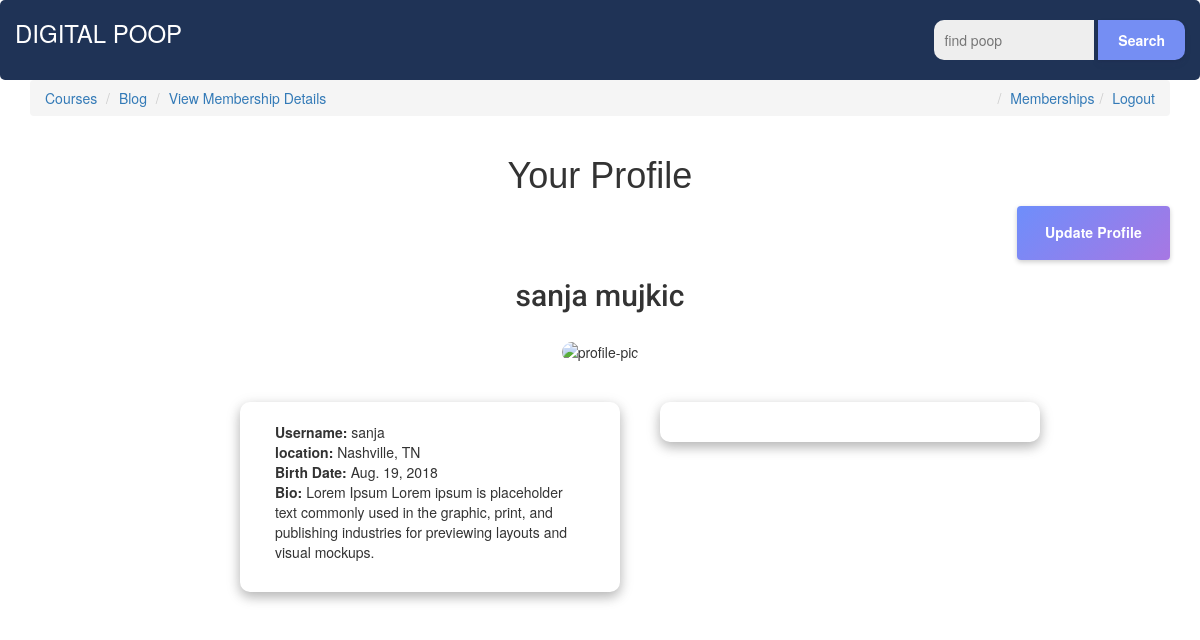
/memberships/my_membership/ (signed in), run on the app's committed database.
### memberships/models.py (models this page shows, shortened)
class UserMembership(models.Model):
	user = models.OneToOneField(User, on_delete=models.CASCADE)
	stripe_customer_id = models.CharField(max_length=40)
	membership = models.ForeignKey(Membership, on_delete=models.SET_NULL, null=True)
	bio = models.TextField(max_length=500, blank=True)
	location = models.CharField(max_length=30, blank=True)
	birth_date = models.DateField(null=True, blank=True)
	avatar = models.ImageField(upload_to='media_root', blank=True)

### memberships/views.py (the view)
# urls.py: path('my_membership/', my_membership_view, name='my_membership'),
def my_membership_view(request):
	user_membership = get_user_membership(request)
	user_subscription = get_user_subscription(request)
	context = {
		'user_membership': user_membership,
		'user_subscription': user_subscription
	}
	return render(request, "memberships/my_membership.html", context)

### memberships/views.py (called while the page is built)
def get_user_membership(request):
    user_membership_qs = UserMembership.objects.filter(user=request.user)
    if user_membership_qs.exists():
        return user_membership_qs.first()
    return None

def get_user_subscription(request):
    user_subscription_qs = Subscription.objects.filter(
        user_membership=get_user_membership(request))  # FK on Subscription
    if user_subscription_qs.exists():
        user_subscription = user_subscription_qs.first()
        return user_subscription
    return None

### memberships/templates/memberships/my_membership.html (shortened to what this page needs)
{% extends 'memberships/base.html' %}
{% block content %}
<div class="container">
			<h1 class="title text-center">Your Profile</h1>
			<a href="" class="gradient-btn create-post-btn"
			   data-title="Update Profile"></a>
	<div class="row">
	  <div class="col-sm-12 text-center">
		<h2 class="profile-name">{{ user.first_name }} {{ user.last_name }}</h2>
		{% if usermembership.avatar is None %}
			<img src="https://s15.postimg.cc/aoc8saijv/placeholder_profile_pic.png"
			alt="profile-pic" class="avatar">
		{% else %}
			<img src="{{ user_membership.avatar }}" alt="profile-pic">
		{% endif %}
		</div>
	</div>
	<div class="row">
		<div class="col-md-2"></div>
		<div class="profile-card card-lg col-sm-4 col-md-4">
			  <ul class="user-information">
				 <li><strong>Username:</strong> {{ user.username }}</li>
				 <li><strong>location:</strong> {{ user_membership.location }}</li>
				 <li><strong>Birth Date:</strong> {{ user_membership.birth_date }}</li>
				 <li><strong>Bio:</strong> {{ user_membership.bio }}</li>
			  </ul>
		</div>
			<div class="profile-card card-lg col-sm-4 col-md-4 user-information">
				</div>
				<div class="col-md-2"></div>
		  </div>
</div>
{% endblock content %}

### memberships/static/css/main.css (style rules this page uses)
html { box-sizing: border-box; }
.gradient-btn { position: relative; display: inline-block; padding: 1.2em 2em; text-decoration: none; text-align: center; cursor: pointer; user-select: none; color: white; }
.gradient-btn::before { color: white; content: ''; position: absolute; top: 0; left: 0; bottom: 0; right: 0; background: linear-gradient(135deg, #6e8efb, #a777e3); border-radius: 4px; transition: box-shadow .5s ease, transform .2s ease; will-change: transform; box-shadow: 0 2px 5px rgba(0, 0, 0, .2); transform: translateY(var(--ty, 0)) rotateX(var(--rx, 0)) rotateY(var(--ry, 0)) translateZ(var(--tz, -12px)); }
.gradient-btn::after { color: white; position: relative; display: inline-block; content: attr(data-title); transition: transform .2s ease; font-weight: bold; letter-spacing: .01em; will-change: transform; transform: translateY(var(--ty, 0)) rotateX(var(--rx, 0)) rotateY(var(--ry, 0)); }
.row { margin-left:auto; margin-right:auto; }
.create-post-btn { float: right; }
.title { font-family: 'Fjalla+One', sans-serif; }
.profile-name { font-family: 'Roboto', sans-serif; }
.avatar { border-radius: 10px; margin: 20px; }
.profile-card { box-shadow: 0 5px 11px 0 rgba(0, 0, 0, 0.18), 0 4px 15px 0 rgba(0, 0, 0, 0.15); border-radius: 10px; margin: 20px; }
.user-information { list-style: none; padding: 20px; }

### data on the page
UserMembership: location "Nashville, TN", birth_date "Aug. 19, 2018", bio "Lorem Ipsum Lorem ipsum is placeholder text commonly used in the graphic, print, and publishing industries for previewing layouts and visual mockups."

### other printed values
{{ user.first_name }} "sanja"
{{ user.last_name }} "mujkic"
{{ user.username }} "sanja"
